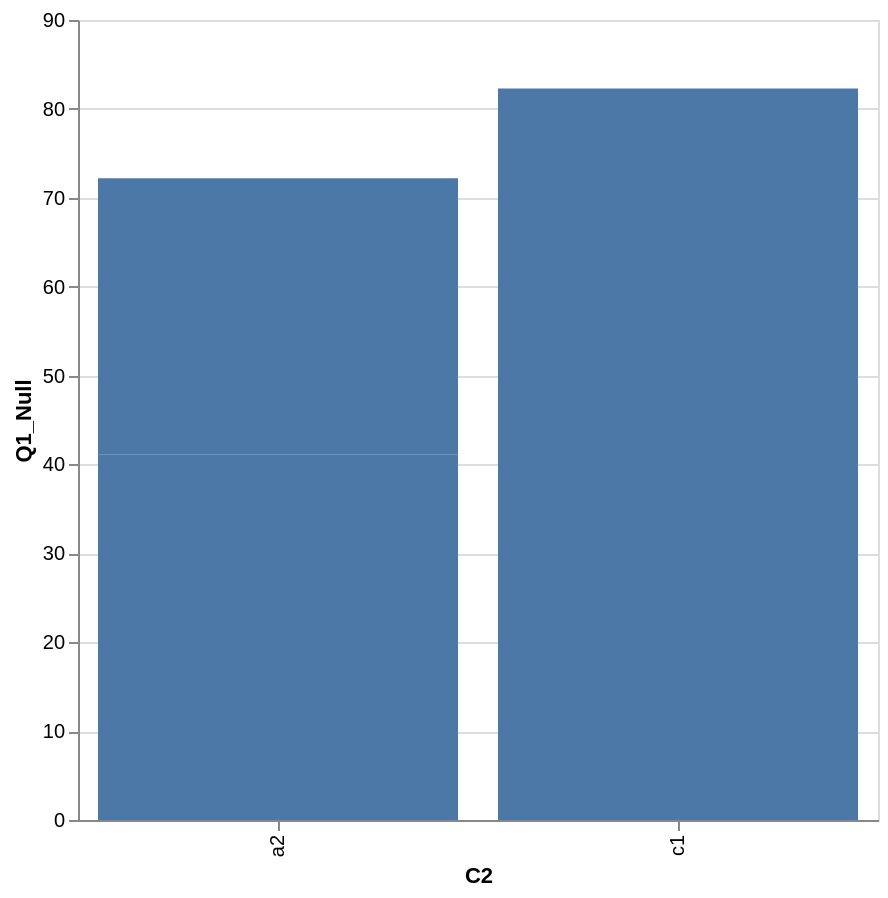

Describe this chart as a Vega-Lite specification.
### Vega-Lite specification from a JSON file in a GitHub repository (floating-point values rounded to 4 significant figures)
{"$schema": "https://vega.github.io/schema/vega-lite/v5.json", "width": 400, "height": 400, "layer": [{"mark": {"type": "bar"}, "encoding": {"x": {"field": "C2", "type": "nominal"}, "y": {"field": "Q1_Null", "type": "quantitative"}, "opacity": {"condition": [{"test": "false", "value": 0.2}]}}}], "data": {"values": [{"Q1_Null": null, "C2": "a1"}, {"Q1_Null": null, "C2": "b1"}, {"Q1_Null": 82.3, "C2": "c1"}, {"Q1_Null": 41.1, "C2": "a2"}, {"Q1_Null": 31.1, "C2": "a2"}]}}
